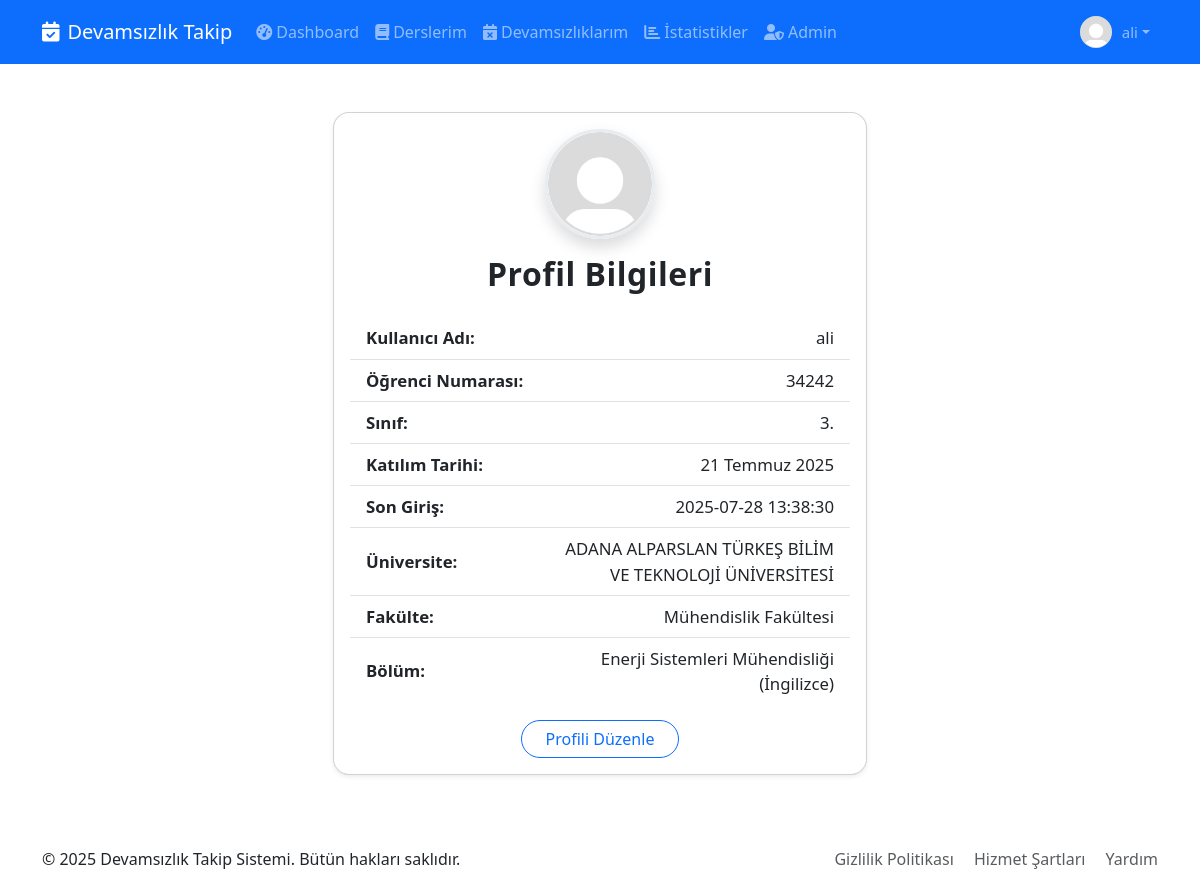
/profile/ (signed in), run on the app's committed database.
### apps/accounts/models.py (models this page shows, shortened)
class Student(AbstractUser):
    GRADE_CHOICES = [
        (1, '1. Sınıf'),
        (2, '2. Sınıf'),
        (3, '3. Sınıf'),
        (4, '4. Sınıf'),
        (5, '5. Sınıf'),
        (6, '6. Sınıf'),
    ]
    student_number = models.CharField(max_length=20, null=True, blank=True)
    university = models.ForeignKey(University, on_delete=models.CASCADE, related_name='students', default=1)
    faculty = models.ForeignKey(Faculty, on_delete=models.CASCADE, related_name='students', default=1)
    department = models.ForeignKey(Department, on_delete=models.CASCADE, related_name='students', default=1)
    current_grade = models.IntegerField(
        choices=GRADE_CHOICES,
        validators=[MinValueValidator(1), MaxValueValidator(6)]
    )
    profile_picture = models.ImageField(upload_to='profile_pictures/', default='profile_pictures/default.jpg')
    enrollment_date = models.DateField(default=timezone.now)
    created_at = models.DateTimeField(auto_now_add=True)
    updated_at = models.DateTimeField(auto_now=True)
    class Meta:
        ordering = ['student_number']

### apps/academic/models.py (models this page shows, shortened)
class University(models.Model):
    name = models.CharField(max_length=255)
    code = models.CharField(max_length=10, blank=True, null=True)
    city = models.CharField(max_length=100, blank=True, null=True)
    country = models.CharField(max_length=100, default='Turkiye')
    created_at = models.DateTimeField(auto_now_add=True)
    updated_at = models.DateTimeField(auto_now=True)
    class Meta:
        verbose_name_plural = "Universities"
        ordering = ['name']

class Faculty(models.Model):
    name = models.CharField(max_length=255)
    code = models.CharField(max_length=10, blank=True, null=True)
    university = models.ForeignKey(University, on_delete=models.CASCADE, related_name='faculties')
    created_at = models.DateTimeField(auto_now_add=True)
    updated_at = models.DateTimeField(auto_now=True)
    class Meta:
        verbose_name_plural = "Faculties"
        ordering = ['name']
        unique_together = ['code', 'university']

class Department(models.Model):
    name = models.CharField(max_length=255)
    code = models.CharField(max_length=10, blank=True, null=True)
    faculty = models.ForeignKey(Faculty, on_delete=models.CASCADE, related_name='departments')
    created_at = models.DateTimeField(auto_now_add=True)
    updated_at = models.DateTimeField(auto_now=True)
    class Meta:
        ordering = ['name']
        unique_together = ['code', 'faculty']

### apps/accounts/views.py (the view)
# urls.py: path('profile/', StudentProfileView.as_view(), name='profile'),
class StudentProfileView(LoginRequiredMixin, DetailView):
    model = Student
    template_name = 'accounts/profile.html'
    def get_object(self):
        return self.request.user

### templates/accounts/profile.html (shortened to what this page needs)
{% extends 'base.html' %}
{% block content %}
<div class="container py-4">
    <div class="row justify-content-center">
        <div class="col-md-8 col-lg-6">
            <div class="card shadow-sm rounded-4">
                <div class="card-body">
                    <div class="d-flex flex-column align-items-center mb-3">
                        <img src="{{ object.profile_picture.url }}" alt="Profil Fotoğrafı" class="rounded-circle shadow" style="width: 110px; height: 110px; object-fit: cover; border: 3px solid #e9ecef;">
                    </div>
                    <h2 class="card-title mb-4 text-center">Profil Bilgileri</h2>
                    <ul class="list-group list-group-flush mb-3">
                        <li class="list-group-item d-flex justify-content-between align-items-center">
                            <span class="fw-semibold">Kullanıcı Adı:</span>
                            <span>{{ object.username }}</span>
                        </li>
                        <li class="list-group-item d-flex justify-content-between align-items-center">
                            <span class="fw-semibold">Öğrenci Numarası:</span>
                            <span>{{ object.student_number }}</span>
                        </li>
                        <li class="list-group-item d-flex justify-content-between align-items-center">
                            <span class="fw-semibold">Sınıf:</span>
                            <span>{{ object.current_grade }}.</span>
                        </li>
                        <li class="list-group-item d-flex justify-content-between align-items-center">
                            <span class="fw-semibold">Katılım Tarihi:</span>
                            <span>{{ object.enrollment_date }}</span>
                        </li>
                        <li class="list-group-item d-flex justify-content-between align-items-center">
                            <span class="fw-semibold">Son Giriş:</span>
                            <span>{{ object.last_login|date:"Y-m-d H:i:s" }}</span>
                        </li>
                        <li class="list-group-item d-flex justify-content-between align-items-center">
                            <span class="fw-semibold">Üniversite:</span>
                            <span class="text-break text-end flex-grow-1 ms-2" style="min-width:0;max-width:60%;white-space:normal;word-break:break-word;">{{ object.university.name }}</span>
                        </li>
                        <li class="list-group-item d-flex justify-content-between align-items-center">
                            <span class="fw-semibold">Fakülte:</span>
                            <span class="text-break text-end flex-grow-1 ms-2" style="min-width:0;max-width:60%;white-space:normal;word-break:break-word;">{{ object.faculty.name }}</span>
                        </li>
                        <li class="list-group-item d-flex justify-content-between align-items-center">
                            <span class="fw-semibold">Bölüm:</span>
                            <span class="text-break text-end flex-grow-1 ms-2" style="min-width:0;max-width:60%;white-space:normal;word-break:break-word;">{{ object.department.name }}</span>
                        </li>
                    </ul>
                    <div class="text-center mt-3">
                        <a href="{% url 'profile_edit' %}" class="btn btn-outline-primary rounded-pill px-4">Profili Düzenle</a>
                    </div>
                </div>
            </div>
        </div>
    </div>
</div>
{% endblock %}

### templates/base.html (shortened to what this page needs)
<!DOCTYPE html>
<html lang="tr">
<head>
    <link href="https://cdn.jsdelivr.net/npm/select2@4.1.0-rc.0/dist/css/select2.min.css" rel="stylesheet" />
    <link rel="stylesheet" href="https://cdnjs.cloudflare.com/ajax/libs/font-awesome/6.7.2/css/all.min.css" />
    <link href="https://cdn.jsdelivr.net/npm/bootstrap@5.3.7/dist/css/bootstrap.min.css" rel="stylesheet">
</head>
<body>
    <nav class="navbar navbar-expand-lg navbar-dark bg-primary">
        <div class="container">
            <a class="navbar-brand" href="{% url 'core:home' %}">
                <i class="fas fa-calendar-check me-2"></i>Devamsızlık Takip
            </a>
            <div class="collapse navbar-collapse" id="navbarNav">
                <ul class="navbar-nav me-auto">
                    {% if user.is_authenticated %}
                    <li class="nav-item">
                        <a class="nav-link" href="#">
                            <i class="fas fa-tachometer-alt me-1"></i>Dashboard
                        </a>
                    </li>
                    <li class="nav-item">
                        <a class="nav-link" href="#">
                            <i class="fas fa-book me-1"></i>Derslerim
                        </a>
                    </li>
                    <li class="nav-item">
                        <a class="nav-link" href="#">
                            <i class="fas fa-calendar-times me-1"></i>Devamsızlıklarım
                        </a>
                    </li>
                    <li class="nav-item">
                        <a class="nav-link" href="#">
                            <i class="fas fa-chart-bar me-1"></i>İstatistikler
                        </a>
                    </li>
                    {% if user.is_staff %}
                    <li class="nav-item">
                        <a class="nav-link" href="/admin/">
                            <i class="fas fa-user-shield me-1"></i>Admin
                        </a>
                    </li>
                    {% endif %}
                    {% endif %}
                </ul>
                <ul class="navbar-nav ms-auto">
                    {% if user.is_authenticated %}
                    <li class="nav-item dropdown">
                       <a class="nav-link dropdown-toggle d-flex align-items-center" href="#" id="navbarDropdown" role="button" data-bs-toggle="dropdown" aria-expanded="false">
                            <img src="{{ user.profile_picture.url }}" alt="Profil" class="rounded-circle" style="width: 32px; height: 32px; object-fit: cover; margin-right: 10px;">
                            <span class="fw-medium" style="font-size: 15px;">{{ user.username }}</span>
                        </a>
                    </li>
                    {% endif %}
                </ul>
            </div>
        </div>
    </nav>
    <main class="container my-4">
        {% block content %}{% endblock %}
    </main>
    <footer class="py-4 mt-auto">
        <div class="container">
            <div class="row">
                <div class="col-md-6">
                    <p class="mb-0">&copy; 2025 Devamsızlık Takip Sistemi. Bütün hakları saklıdır.</p>
                </div>
                <div class="col-md-6 text-md-end">
                    <a href="#" class="text-decoration-none text-muted me-3">Gizlilik Politikası</a>
                    <a href="#" class="text-decoration-none text-muted me-3">Hizmet Şartları</a>
                    <a href="#" class="text-decoration-none text-muted">Yardım</a>
                </div>
            </div>
        </div>
    </footer>
</body>
</html>

### templates/accounts/profile.html (style rules this page uses)
.card-title { font-weight: 600; letter-spacing: 0.5px; }
.text-break { word-break: break-word !important; white-space: normal !important; }
.list-group-item { font-size: 1.05em; background: transparent; }

### data on the page
Student: profile_picture (placeholder picture), username "ali", student_number "34242", current_grade "3", enrollment_date "21 Temmuz 2025", last_login "2025-07-28 13:38:30", university.name "ADANA ALPARSLAN TÜRKEŞ BİLİM VE TEKNOLOJİ ÜNİVERSİTESİ", faculty.name "Mühendislik Fakültesi", department.name "Enerji Sistemleri Mühendisliği (İngilizce)"
